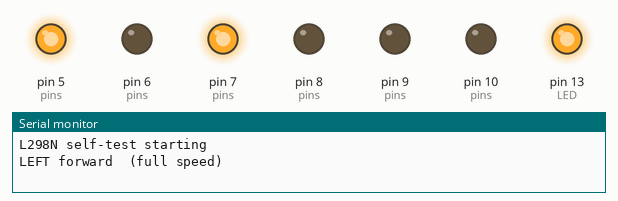
Recording of a sketch running on a simulated Arduino Uno, built with avr-gcc and run on an emulated ATmega328P. Parts: output pins drawn as LEDs (lit = HIGH), the last lines printed to the serial monitor.

Above: at 0.7 s.
At 5.1 s:
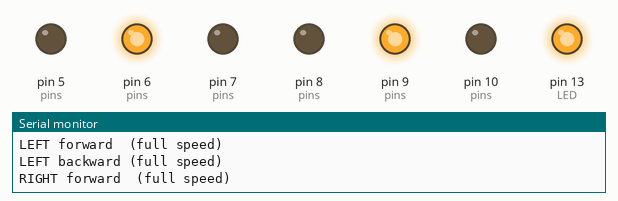
At 7.3 s:
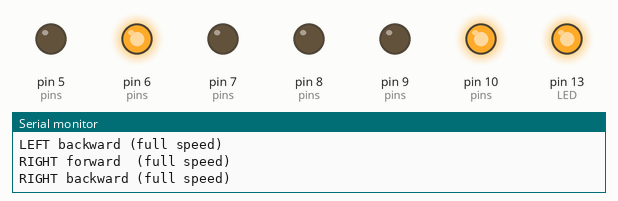
At 9.5 s:
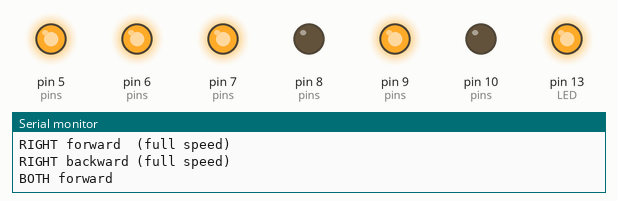
At 11.4 s:
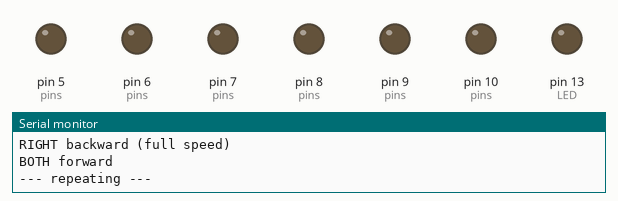
At 15.4 s:
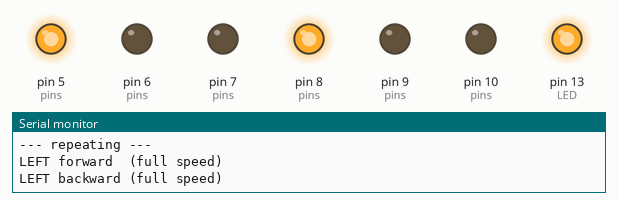
Timing chart, 0 to 16.3 s (numbered marks = the images above):
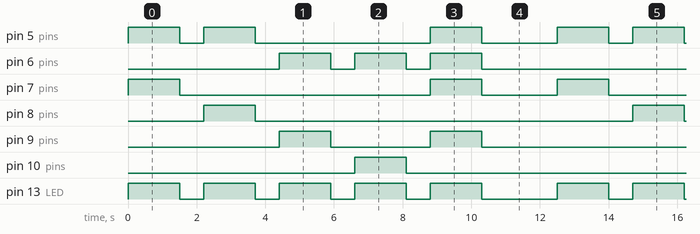

Measured:
- by itself, pin 5 (pins): repeats every 12.5 s: LOW 0.70 s, HIGH 1.5 s, LOW 5.1 s, HIGH 1.5 s, LOW 2.2 s, HIGH 1.5 s
- by itself, pin 6 (pins): repeats every 12.5 s: 2 × (LOW 0.70 s, HIGH 1.5 s), LOW 6.6 s, HIGH 1.5 s
- by itself, pin 7 (pins): repeats every 12.5 s: LOW 7.3 s, HIGH 1.5 s, LOW 2.2 s, HIGH 1.5 s
- by itself, pin 8 (pins), pin 10 (pins): alternates HIGH for 1.5 s and LOW for 11.0 s
- by itself, pin 9 (pins): repeats every 12.5 s: LOW 2.9 s, HIGH 1.5 s, LOW 6.6 s, HIGH 1.5 s
- by itself, pin 13 (LED): repeats every 12.5 s: 4 × (LOW 0.70 s, HIGH 1.5 s), LOW 2.2 s, HIGH 1.5 s

The sketch:

l298n_selftest.ino
```cpp
// L298N self-test: no laptop script, no serial commands needed.
// Same pins as rover.ino. Upload, then watch the wheels (keep them off the table).
// The Uno's onboard LED (pin 13) lights while a motor is commanded on,
// so you can tell "code is running" apart from "motor isn't responding".

const int ENA = 5, IN1 = 7, IN2 = 8;   // left motor  (OUT1/OUT2)
const int ENB = 6, IN3 = 9, IN4 = 10;  // right motor (OUT3/OUT4)
const int LED = 13;

void motor(int en, int a, int b, int speed) {
  digitalWrite(a, speed > 0);
  digitalWrite(b, speed < 0);
  analogWrite(en, abs(speed));
}

void step(const char* label, int left, int right) {
  Serial.println(label);
  digitalWrite(LED, HIGH);
  motor(ENA, IN1, IN2, left);
  motor(ENB, IN3, IN4, right);
  delay(1500);
  motor(ENA, IN1, IN2, 0);
  motor(ENB, IN3, IN4, 0);
  digitalWrite(LED, LOW);
  delay(700);
}

void setup() {
  Serial.begin(115200);
  int pins[] = {ENA, IN1, IN2, ENB, IN3, IN4, LED};
  for (int p : pins) pinMode(p, OUTPUT);
  Serial.println("L298N self-test starting");
}

void loop() {
  step("LEFT forward  (full speed)", 255, 0);
  step("LEFT backward (full speed)", -255, 0);
  step("RIGHT forward  (full speed)", 0, 255);
  step("RIGHT backward (full speed)", 0, -255);
  step("BOTH forward", 255, 255);
  Serial.println("--- repeating ---");
  delay(1500);
}
```
